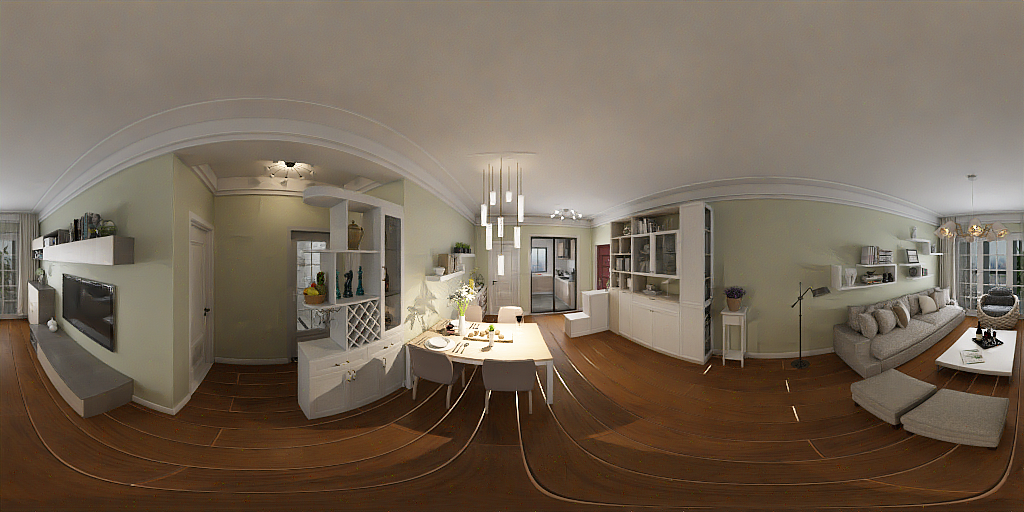
#> input picture visualization/sample/S3D_img.png, 1024 x 512 px
$ python vis_depth.py
#> lines starting #> are read from the running program, lines starting #| are printed output that depends on the picture
import json
import numpy as np
import open3d as o3d
from imageio import imread
from PIL import Image
import time

from scipy.spatial.transform import Rotation as R

def custom_draw_geometry_with_key_callback(pcd, render_option_path):
    def change_background_to_black(vis):
        opt = vis.get_render_option()
        opt.background_color = np.asarray([0, 0, 0])
        return False

    def load_render_option(vis):
        vis.get_render_option().load_from_json('render_option.json')
        return False

    def load_view_option(vis):
        vis.get_view_control().load_from_json('camera_option.json')
        return False


    key_to_callback = {}
    key_to_callback[ord("R")] = change_background_to_black
    key_to_callback[ord("N")] = load_render_option
    key_to_callback[ord("M")] = load_render_option


    o3d.visualization.draw_geometries_with_key_callbacks([pcd], key_to_callback)


def get_uni_sphere_xyz(H, W):
    j, i = np.meshgrid(np.arange(H), np.arange(W), indexing='ij')
    u = (i+0.5) / W * 2 * np.pi
    v = ((j+0.5) / H - 0.5) * np.pi
    z = -np.sin(v)
    c = np.cos(v)
    y = c * np.sin(u)
    x = c * np.cos(u)
    sphere_xyz = np.stack([x, y, z], -1)
    return sphere_xyz


if __name__ == '__main__':

    import argparse
    parser = argparse.ArgumentParser(formatter_class=argparse.ArgumentDefaultsHelpFormatter)
    parser.add_argument('--img', default='sample/S3D_img.png',
                        help='Image texture in equirectangular format')
    parser.add_argument('--depth', default='sample/EGformer_depth.png',
                        help='Depth map')
    parser.add_argument('--scale', default=0.1, type=float,
                        help='Rescale the depth map')
    parser.add_argument('--crop_ratio', default=0, type=float,
                        help='Crop ratio for upper and lower part of the image')
    parser.add_argument('--crop_z_above', default=1.2, type=float,
                        help='Filter 3D point with z coordinate above')
    args = parser.parse_args()


    # Reading rgb-d
    rgb = imread(args.img)
#> rgb is the input picture: shape (512, 1024, 3); mean R, G, B 118.5, 104.2, 88.7
    rgb = rgb[:,:,0:3]
    depth = np.array(Image.open(args.depth).convert("L")).astype(np.float32)
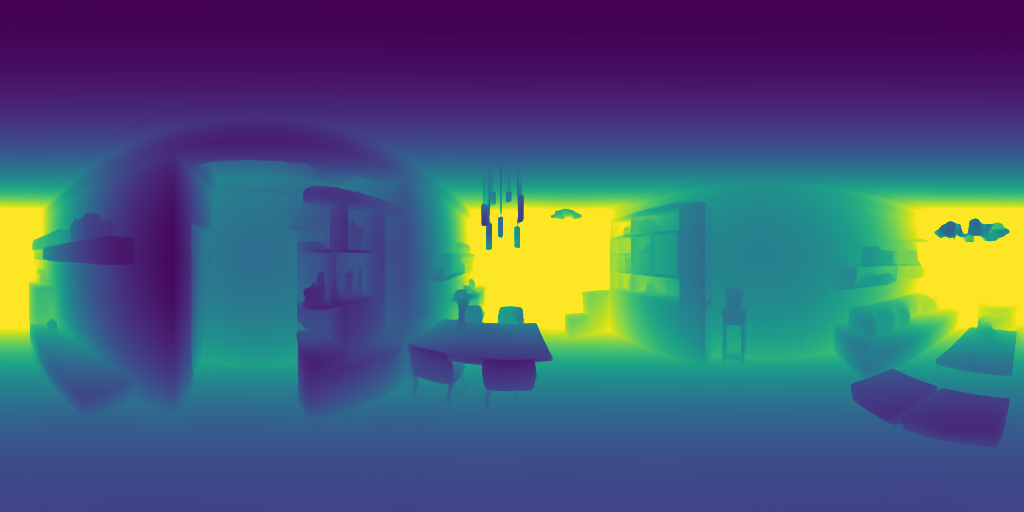
#> input picture visualization/sample/EGformer_depth.png, 1024 x 512 px
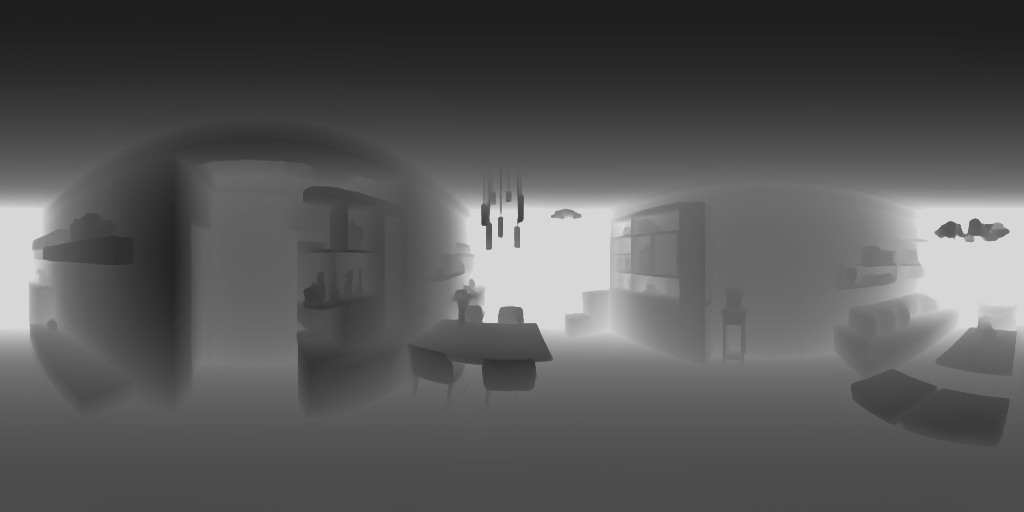
#> depth: shape (512, 1024) float32; min 30, max 215, mean 87.5
    depth = np.expand_dims(depth,axis=2)
    depth = depth * args.scale
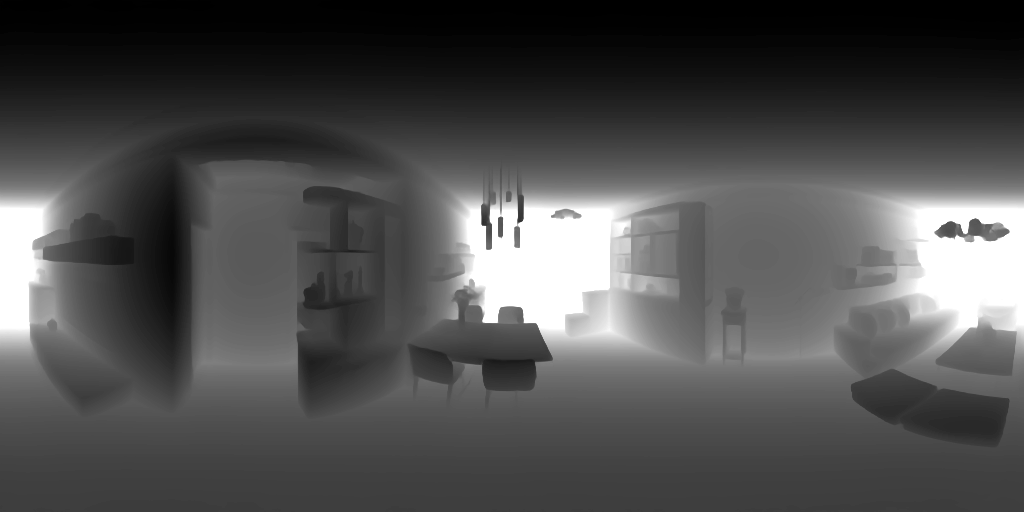
#> depth: shape (512, 1024, 1) float32; min 3, max 21.5, mean 8.7; drawn with min black and max white

    # Project to 3d
    H, W = rgb.shape[:2]
#> H = 512; W = 1024
    xyz = depth * get_uni_sphere_xyz(H, W)
#> in get_uni_sphere_xyz, `z = -np.sin(v)`:
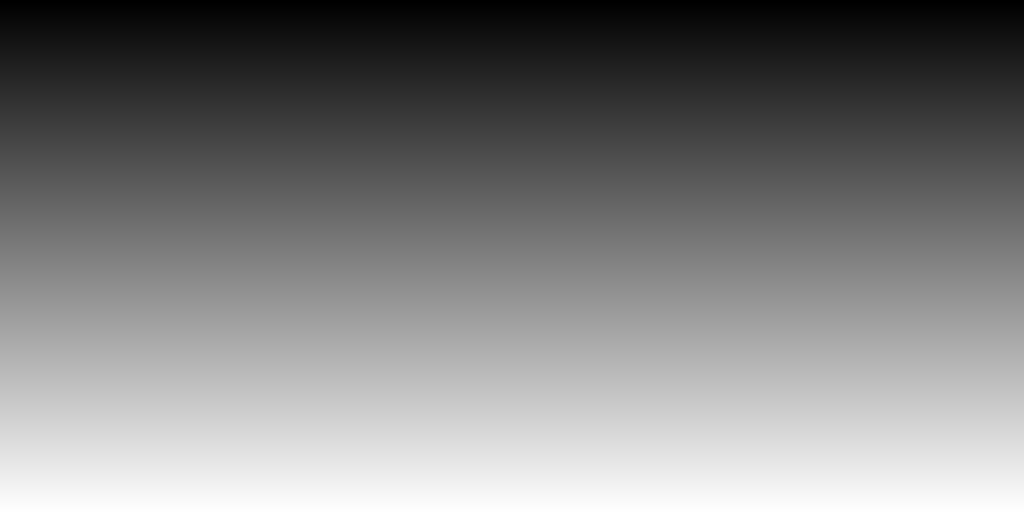
#> v: shape (512, 1024) float64; min -1.57, max 1.57, mean -7.98e-17; drawn with min black and max white
#> in get_uni_sphere_xyz, `y = c * np.sin(u)`:
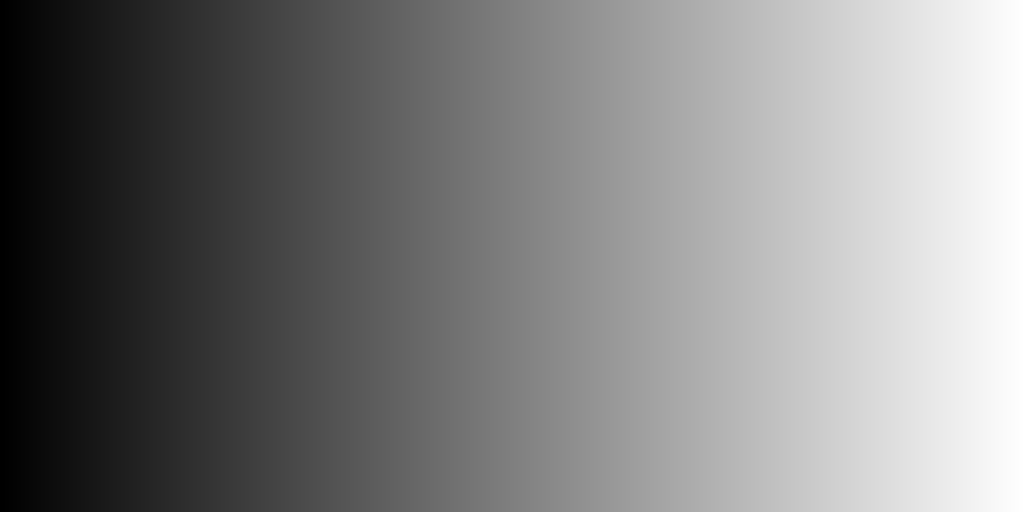
#> u: shape (512, 1024) float64; min 0.00307, max 6.28, mean 3.14; drawn with min black and max white
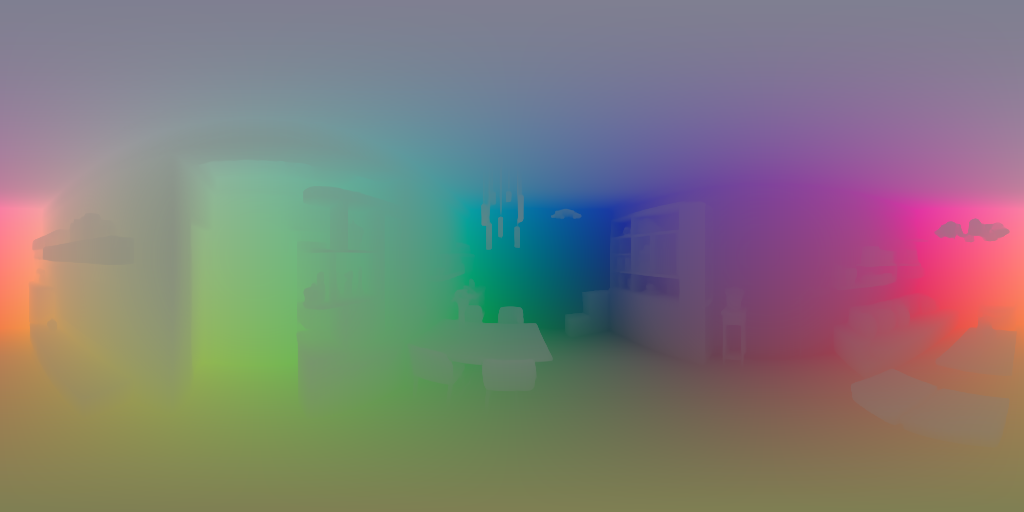
#> xyz: shape (512, 1024, 3) float64; mean of channels 0, 1, 2 0, -0.5, -1.1; drawn with min black and max white
    xyzrgb = np.concatenate([xyz, rgb/255.], 2)

    # Crop the image and flatten
    if args.crop_ratio > 0:
        assert args.crop_ratio < 1
        crop = int(H * args.crop_ratio)
        xyzrgb = xyzrgb[crop:-crop]
    xyzrgb = xyzrgb.reshape(-1, 6)

    # Crop in 3d
    xyzrgb = xyzrgb[xyzrgb[:,2] <= args.crop_z_above]

    # Visualize
    pcd = o3d.geometry.PointCloud()
    pcd.points = o3d.utility.Vector3dVector(xyzrgb[:, :3])
    pcd.colors = o3d.utility.Vector3dVector(xyzrgb[:, 3:])

    custom_draw_geometry_with_key_callback(pcd,None)
